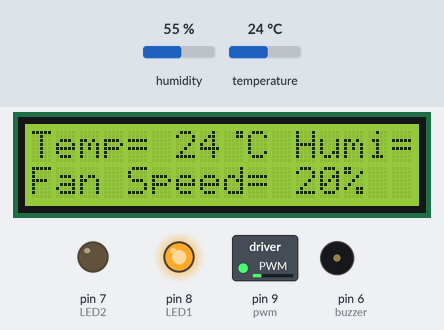
A sketch run on a simulated Arduino Uno, built with avr-gcc and run on an emulated ATmega328P. Parts: 16×2 character LCD, switched loads named in the sketch (green lamp = pin HIGH), output pins drawn as LEDs (lit = HIGH), buzzer (waves = sounding, pin HIGH). The test bench sets the inputs (shaded band); at power-on: temperature 24 °C, humidity 55 %. What the sketch prints to the serial monitor is not drawn.

Above: at 3.2 s.
3.3 s: temperature set to 33 °C
At 4.7 s:
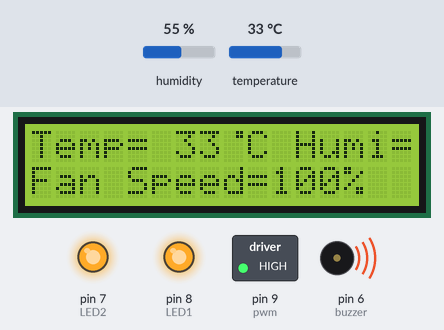
5.0 s: temperature set to 28 °C
At 6.4 s:
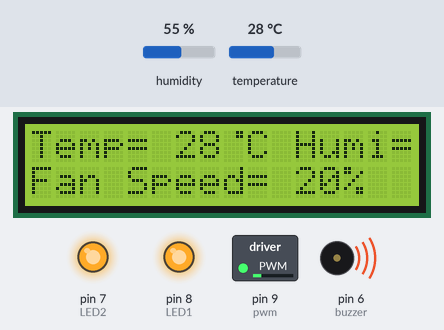
7.4 s: temperature set to 30 °C
At 9.3 s:
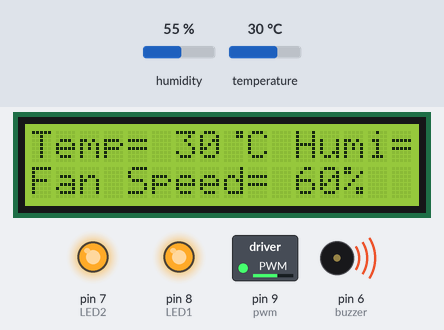
9.9 s: temperature set to 12 °C
At 12.2 s:
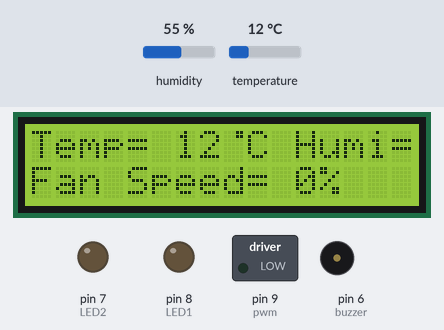
Timing chart, 0 to 13.4 s (numbered marks = the images above; inputs shaded):
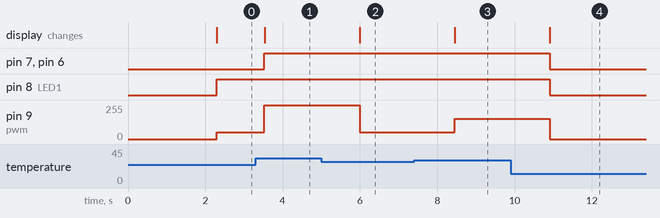

Measured:
- after the input at 3.3 s, pin 7 (LED2), pin 6 (buzzer): LOW → HIGH after 0.23 s; pin 9 (pwm): 51/255 → 255/255 after 0.23 s; the display: changes after 0.23 s (image 1)
- after the input at 5.0 s, pin 9 (pwm): 255/255 → 51/255 after 0.99 s; the display: changes after 0.99 s (image 2)
- after the input at 7.4 s, pin 9 (pwm): 51/255 → 153/255 after 1.1 s; the display: changes after 1.1 s (image 3)
- after the input at 9.9 s, pin 7 (LED2), pin 8 (LED1), pin 6 (buzzer): HIGH → LOW after 1.0 s; pin 9 (pwm): 153/255 → 0/255 after 1.0 s; the display: changes after 1.0 s (image 4)

The sketch:

Implementation_Program.ino
```cpp
#include <DFRobot_DHT11.h>
#include <LiquidCrystal.h>

LiquidCrystal lcd(12,11,5,4,3,2);
DFRobot_DHT11 DHT;
#define DHT11_PIN 10

int LED1 = 8;
int LED2 = 7;
int buzzer = 6;
#define pwm 9

byte degree[8] = {
  0b00011,
  0b00011,
  0b00000,
  0b00000,
  0b00000,
  0b00000,
  0b00000,
  0b00000
};

void setup() {
  lcd.begin(16, 2);
  lcd.createChar(1, degree);
  lcd.clear();
  lcd.print("Temperature Controlled");
  lcd.setCursor(0,1);
  lcd.print("DC Fan");
  delay(2000);

  Serial.begin(9600);

  pinMode(LED1, OUTPUT);
  pinMode(LED2, OUTPUT);
  pinMode(buzzer, OUTPUT);
  pinMode(pwm, OUTPUT);

  analogWrite(pwm, 0); // Fan initially off
}

void loop() {
  delay(200);
  DHT.read(DHT11_PIN);
  int temp = DHT.temperature;
  int hum = DHT.humidity;

  Serial.print("Temp: ");
  Serial.print(temp);
  Serial.print(" °C  Humi: ");
  Serial.println(hum);

  lcd.setCursor(0, 0);
  lcd.print("Temp= ");
  lcd.print(temp);
  lcd.write(1);  // degree symbol
  lcd.print("C ");

  lcd.print("Humi= ");
  lcd.print(hum);
  lcd.print("%");

  lcd.setCursor(0, 1);

  if (temp < 20) {
    analogWrite(pwm, 0);
    digitalWrite(LED1, LOW);
    digitalWrite(LED2, LOW);
    digitalWrite(buzzer, LOW);
    lcd.print("Fan Speed= 0%   ");
  } else if (temp < 29) {
    analogWrite(pwm, 51);  // ~20%
    digitalWrite(LED1, HIGH);
    lcd.print("Fan Speed= 20%  ");
  } else if (temp < 30) {
    analogWrite(pwm, 102); // ~40%
    digitalWrite(LED1, HIGH);
    digitalWrite(buzzer, HIGH);
    lcd.print("Fan Speed= 40%  ");
  } else if (temp < 31) {
    analogWrite(pwm, 153); // ~60%
    digitalWrite(LED1, HIGH);
    digitalWrite(LED2, HIGH);
    digitalWrite(buzzer, HIGH);
    lcd.print("Fan Speed= 60%  ");
  } else if (temp < 33) {
    analogWrite(pwm, 204); // ~80%
    digitalWrite(LED1, HIGH);
    digitalWrite(LED2, HIGH);
    digitalWrite(buzzer, HIGH);
    lcd.print("Fan Speed= 80%  ");
  } else {
    analogWrite(pwm, 255); // 100%
    digitalWrite(LED1, HIGH);
    digitalWrite(LED2, HIGH);
    digitalWrite(buzzer, HIGH);
    lcd.print("Fan Speed=100%  ");
  }

  delay(1000);
}
```
